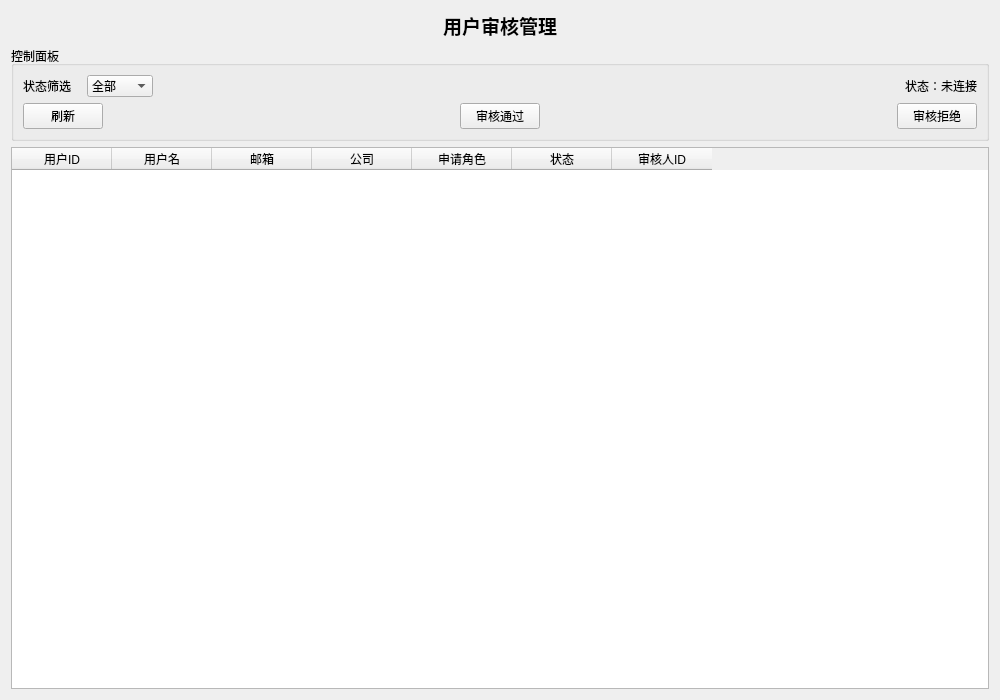
<?xml version="1.0" encoding="UTF-8"?>
<ui version="4.0">
 <class>AdminPanel</class>
 <widget class="QWidget" name="AdminPanel">
  <property name="geometry">
   <rect>
    <x>0</x>
    <y>0</y>
    <width>1000</width>
    <height>700</height>
   </rect>
  </property>
  <property name="windowTitle">
   <string>Form</string>
  </property>
  <layout class="QVBoxLayout" name="verticalLayout_2">
   <item>
    <widget class="QLabel" name="label_2">
     <property name="text">
      <string>&lt;html&gt;&lt;head/&gt;&lt;body&gt;&lt;p align=&quot;center&quot;&gt;&lt;span style=&quot; font-size:14pt; font-weight:700;&quot;&gt;用户审核管理&lt;/span&gt;&lt;/p&gt;&lt;/body&gt;&lt;/html&gt;</string>
     </property>
    </widget>
   </item>
   <item>
    <widget class="QGroupBox" name="groupBox">
     <property name="title">
      <string>控制面板</string>
     </property>
     <layout class="QVBoxLayout" name="verticalLayout">
      <item>
       <layout class="QHBoxLayout" name="horizontalLayout_3">
        <item>
         <layout class="QHBoxLayout" name="horizontalLayout">
          <item>
           <widget class="QLabel" name="label">
            <property name="text">
             <string>&lt;html&gt;&lt;head/&gt;&lt;body&gt;&lt;p align=&quot;center&quot;&gt;状态筛选&lt;/p&gt;&lt;/body&gt;&lt;/html&gt;</string>
            </property>
           </widget>
          </item>
          <item>
           <widget class="QLabel" name="label_3">
            <property name="text">
             <string> </string>
            </property>
           </widget>
          </item>
          <item>
           <widget class="QComboBox" name="statusFilter">
            <item>
             <property name="text">
              <string>全部</string>
             </property>
            </item>
            <item>
             <property name="text">
              <string>待审核</string>
             </property>
            </item>
            <item>
             <property name="text">
              <string>已通过</string>
             </property>
            </item>
            <item>
             <property name="text">
              <string>已拒绝</string>
             </property>
            </item>
           </widget>
          </item>
         </layout>
        </item>
        <item>
         <spacer name="horizontalSpacer_4">
          <property name="orientation">
           <enum>Qt::Horizontal</enum>
          </property>
          <property name="sizeHint" stdset="0">
           <size>
            <width>40</width>
            <height>20</height>
           </size>
          </property>
         </spacer>
        </item>
        <item>
         <widget class="QLabel" name="statusLabel">
          <property name="text">
           <string>状态：未连接</string>
          </property>
         </widget>
        </item>
       </layout>
      </item>
      <item>
       <layout class="QHBoxLayout" name="horizontalLayout_2">
        <item>
         <widget class="QPushButton" name="refreshButton">
          <property name="text">
           <string>刷新</string>
          </property>
         </widget>
        </item>
        <item>
         <spacer name="horizontalSpacer_3">
          <property name="orientation">
           <enum>Qt::Horizontal</enum>
          </property>
          <property name="sizeHint" stdset="0">
           <size>
            <width>40</width>
            <height>20</height>
           </size>
          </property>
         </spacer>
        </item>
        <item>
         <widget class="QPushButton" name="approveButton">
          <property name="text">
           <string>审核通过</string>
          </property>
         </widget>
        </item>
        <item>
         <spacer name="horizontalSpacer_2">
          <property name="orientation">
           <enum>Qt::Horizontal</enum>
          </property>
          <property name="sizeHint" stdset="0">
           <size>
            <width>40</width>
            <height>20</height>
           </size>
          </property>
         </spacer>
        </item>
        <item>
         <widget class="QPushButton" name="rejectButton">
          <property name="text">
           <string>审核拒绝</string>
          </property>
         </widget>
        </item>
       </layout>
      </item>
     </layout>
    </widget>
   </item>
   <item>
    <widget class="QTableWidget" name="userTable">
     <property name="alternatingRowColors">
      <bool>true</bool>
     </property>
     <property name="selectionMode">
      <enum>QAbstractItemView::SingleSelection</enum>
     </property>
     <property name="selectionBehavior">
      <enum>QAbstractItemView::SelectRows</enum>
     </property>
     <property name="sortingEnabled">
      <bool>true</bool>
     </property>
     <column>
      <property name="text">
       <string>用户ID</string>
      </property>
     </column>
     <column>
      <property name="text">
       <string>用户名</string>
      </property>
     </column>
     <column>
      <property name="text">
       <string>邮箱</string>
      </property>
     </column>
     <column>
      <property name="text">
       <string>公司</string>
      </property>
     </column>
     <column>
      <property name="text">
       <string>申请角色</string>
      </property>
     </column>
     <column>
      <property name="text">
       <string>状态</string>
      </property>
     </column>
     <column>
      <property name="text">
       <string>审核人ID</string>
      </property>
     </column>
    </widget>
   </item>
  </layout>
 </widget>
 <resources/>
 <connections/>
</ui>
